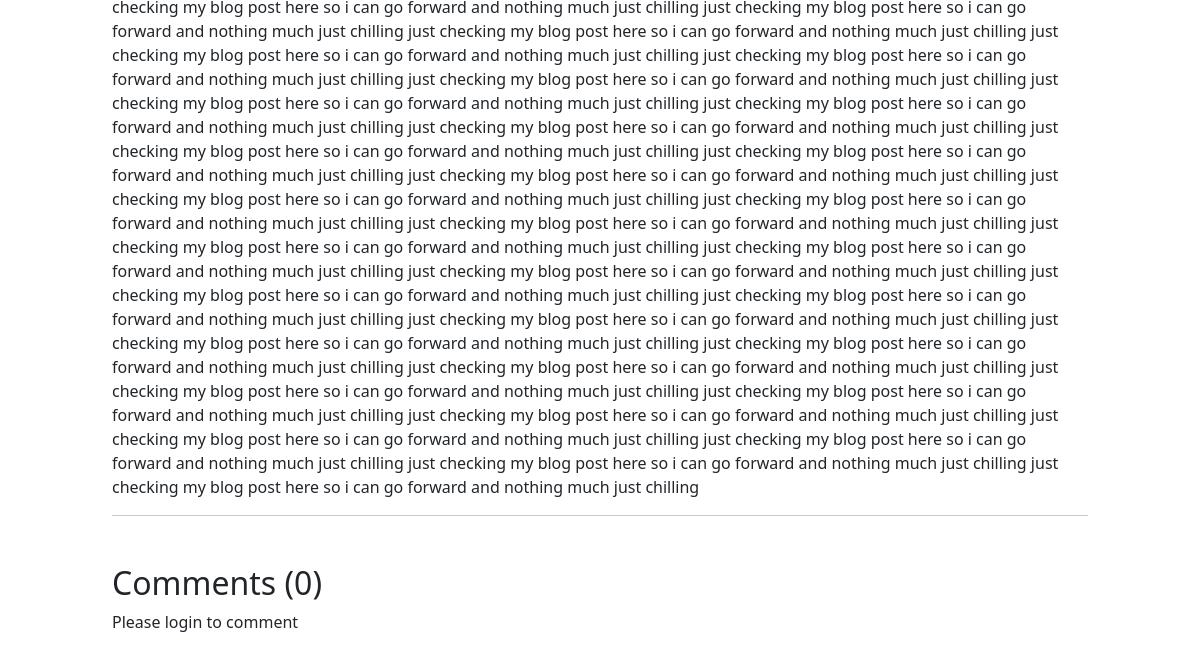
Before: /blog/1 (lower part) with the older database file.
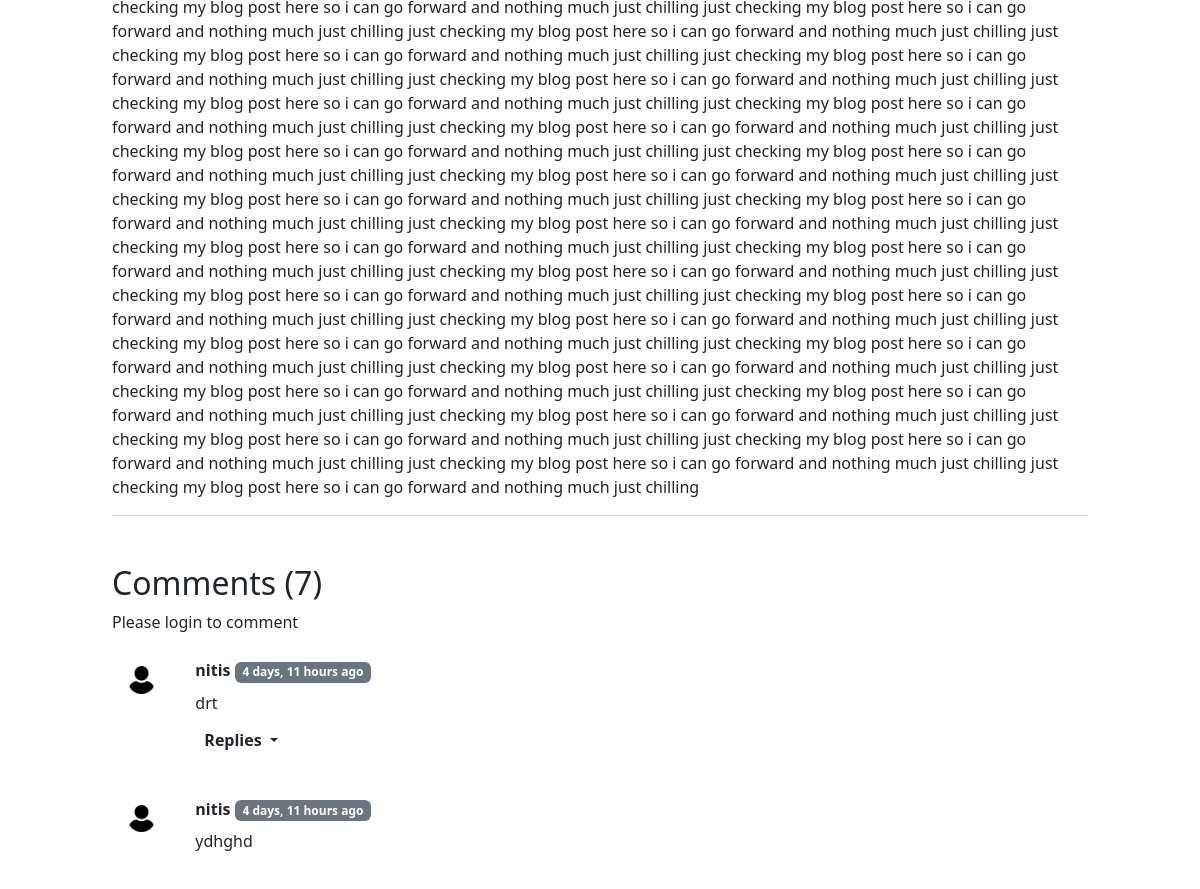
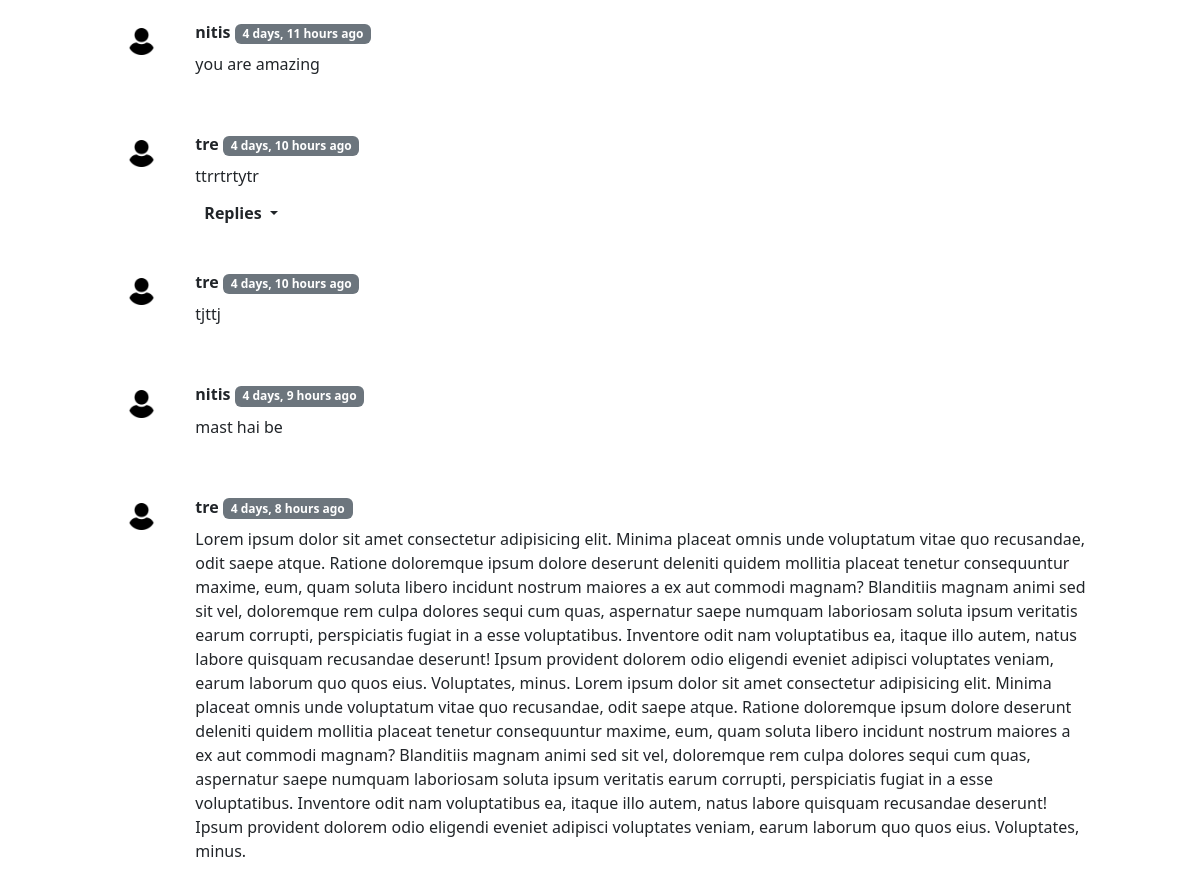
After: the same page with the newer database file (2 pictures, top to bottom).
### blog/models.py (models this page shows)
class BlogComment(models.Model):
    sno = models.AutoField(primary_key=True)
    comment = models.TextField()
    user = models.ForeignKey(User, on_delete=models.CASCADE)
    post = models.ForeignKey(Post, on_delete=models.CASCADE)
    parent = models.ForeignKey('self', on_delete=models.CASCADE, null=True)
    timestamp = models.DateTimeField(default=now)
    def __str__(self):
        return self.comment[0:15] + "..." + " by " + self.user.username

### blog/views.py (the view)
# urls.py: path('<int:slug>', views.blogPost, name = "blogPost"),
def blogPost(request, slug):
    try:
        post = Post.objects.get(sno = slug)
        comments = BlogComment.objects.filter(post = post, parent = None)
        replies = BlogComment.objects.filter(post = post).exclude(parent = None)
        replyDict = {}
        for reply in replies:
            parent = reply.parent.sno
            if parent not in replyDict:
                replyDict[parent] = []
            replyDict[parent].append(reply)
        print(replyDict)
        context = {'post' : post, 'comments' : comments, 'replyDict' : replyDict}
        return render(request, "blog/blogPost.html", context)
    except ObjectDoesNotExist:
        messages.error(request, "No such blog exists")
        allPosts = Post.objects.all()
        context = {'allPosts' : allPosts}
        return render(request, "blog/blogHome.html", context)

### blog/templatetags/extras.py (called while the page is built)
@register.filter(name='get_val')
def get_val(dict, key):
    return dict.get(key)

### templates/blog/blogPost.html (shortened to what this page needs)
{% extends "base.html" %}
{% block body %}
{% load humanize %}
{% load extras %}
<div class="container-fluid my-3 mb-5" style="max-width: 1000px;">
    <p class="text-break" >{{post.content|safe}}</p>
    <hr>
</div>
<div class="container-fluid" style="max-width: 1000px;">
    <h2>Comments ({{comments.count}})</h2>
    <div class="my-2">
        {% if user.is_authenticated %}
        <form method="POST" action="/blog/postComment">
            {% csrf_token %}
            <div class="mb-3">
                <label for="comment" class="form-label">Post Comment</label>
                <input type="text" class="form-control" name="comment" id="comment" placeholder="Enter comment here"
                    pattern=".*\S.*" trim required>
                <input type="hidden" name="parentSno" value="">
            </div>
            <input type="hidden" name="postSno" value={{post.sno}}>
            <button type="submit" class="btn btn-dark">Submit</button>
        </form>
        {% else %}
        <p>Please login to comment</p>
        {% endif %}
    </div>
    {% for comment in comments %}
    <div class="row my-3">
        <div class="col-md-1">
            <img class="rounded mx-auto d-block w-100 p-3" src="/static/img/user.png" alt = "user">
        </div>
        <div class="col-md-11 pt-2">
            <b>{{comment.user.username}}</b> <span class="badge bg-secondary">{{comment.timestamp|naturaltime}}</span>
            <div class="my-2 text-break">{{comment.comment}}</div>
            <div class="reply mx-0">
                <p class="d-inline-flex gap-1">
                    {% if comment.sno in replyDict %}
                    <button class="btn btn-link btn-sm text-decoration-none text-dark fw-bold fs-6 dropdown-toggle" type="button" data-bs-toggle="collapse"
                        data-bs-target="#replies{{comment.sno}}" aria-expanded="false" aria-controls="replies{{comment.sno}}">
                         Replies
                    </button>
                    {% endif %}
                </p>
            </div>
        </div>
    </div>
    {% endfor %}
</div>
{% endblock body %}

### templates/base.html (shortened to what this page needs)
<!doctype html>
<html lang="en">
<head>
  <link href="https://cdn.jsdelivr.net/npm/bootstrap@5.3.2/dist/css/bootstrap.min.css" rel="stylesheet"
>
</head>
  <body>
    {% block body %}
    {% endblock body %}
  </body>
</html>

Changed rows visible on the page:
added BlogComment: user.username "nitis", timestamp "4 days, 11 hours ago", comment "drt"
added BlogComment: user.username "nitis", timestamp "4 days, 11 hours ago", comment "ydhghd"
added BlogComment: user.username "nitis", timestamp "4 days, 11 hours ago", comment "you are amazing"
added BlogComment: user.username "tre", timestamp "4 days, 10 hours ago", comment "ttrrtrtytr"
added BlogComment: user.username "tre", timestamp "4 days, 10 hours ago", comment "tjttj"
added BlogComment: user.username "nitis", timestamp "4 days, 9 hours ago", comment "mast hai be"
added BlogComment: user.username "tre", timestamp "4 days, 8 hours ago", comment "Lorem ipsum dolor sit amet consectetur adipisicing elit. Minima placeat omnis unde voluptatum vitae quo recusandae, odit saepe atque. Ratione doloremque ipsum dolore deserunt deleniti quidem mollitia placeat tenetur consequuntur maxime, eum, quam soluta libero incidunt nostrum maiores a ex aut commodi magnam? Blanditiis magnam animi sed sit vel, doloremque rem culpa dolores sequi cum quas, aspernatur saepe numquam laboriosam soluta ipsum veritatis earum corrupti, perspiciatis fugiat in a esse voluptatibus. Inventore odit nam voluptatibus ea, itaque illo autem, natus labore quisquam recusandae deserunt! Ipsum provident dolorem odio eligendi eveniet adipisci voluptates veniam, earum laborum…"
Other visible differences:
{{ comments.count }}: "0" → "7"
